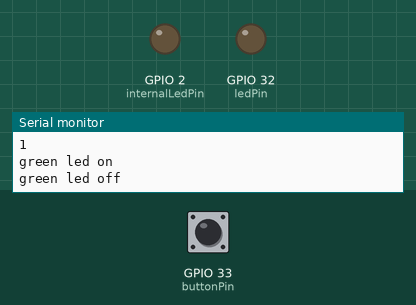
Recording of a sketch running on a simulated ESP32. Shown: output pins drawn as LEDs (lit = HIGH), the last lines printed to the serial monitor. The inputs (shaded band) are chosen by the test bench; at power-on: GPIO 33 (buttonPin) HIGH.

Above: at 7.0 s.
7.1 s: GPIO 33 (buttonPin) pulled LOW for 3 s
At 9.8 s:
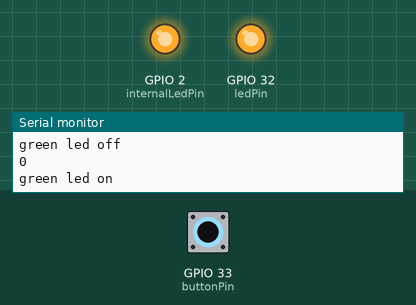
At 10.4 s:
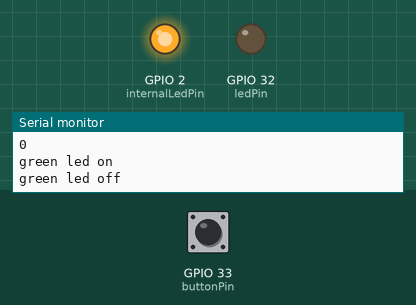
Timing chart, 0 to 19.9 s (numbered marks = the images above; inputs shaded):
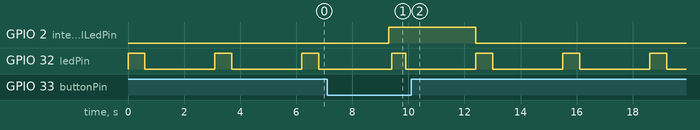

The sketch:

esp32_led_button.ino
```cpp
// Works! Red LED was dead, and need low reistor (230-450 ohms?)

int ledPin = 32;  //34 and 35 are read-only
int internalLedPin = 2;
int buttonPin = 33;

// int lastState = LOW; // the previous state from the input pin
// int currentState;     // the current reading from the input pin

void setup() {
  // put your setup code here, to run once:
  Serial.begin(9600);
  Serial.flush();
  pinMode(internalLedPin, OUTPUT);
  pinMode(ledPin, OUTPUT);
  pinMode(buttonPin, INPUT_PULLUP);
  Serial.println("on");
}

void loop() {
  // put your main code here, to run repeatedly:
  int buttonState = digitalRead(buttonPin);
  Serial.println(buttonState);


  if(buttonState == 1) {
    digitalWrite(ledPin, HIGH);
    digitalWrite(internalLedPin, LOW);
  }
  else if (buttonState == 0) {
    digitalWrite(ledPin, LOW);
    digitalWrite(internalLedPin, HIGH);
  }
  else {
    Serial.println(45);
  }
  delay(100);

  int i = 0;
  int j = 0;
  int blinks = 5;
  int delayms = 500;
  while (i < blinks) {
    // whiteLED(lightswitch);
    digitalWrite(32, HIGH);
    Serial.println("green led on");
    while (j < 100) {
      delay(delayms / 100);
      // whiteLED(lightswitch);
      j++;
    }
    j = 0;
    // delay(delayms);
    digitalWrite(32, LOW);
    Serial.println("green led off");
    while (j < 100) {
      delay(delayms / 100);
      // whiteLED(lightswitch);
      j++;
    }
    i++;
  }
}
```

Measured:
- after the input at 7.1 s, GPIO 2 (internalLedPin): LOW → HIGH after 2.2 s, → LOW 3.1 s later
- by itself, GPIO 32 (ledPin): alternates HIGH for 0.60 s and LOW for 2.5 s
